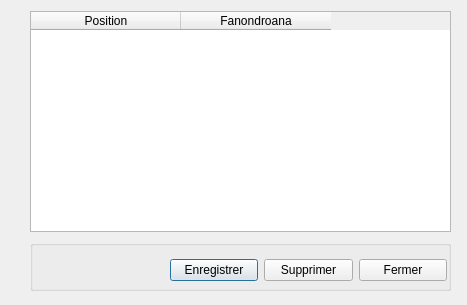
<?xml version="1.0" encoding="UTF-8"?>
<ui version="4.0">
 <class>Dialog</class>
 <widget class="QDialog" name="Dialog">
  <property name="geometry">
   <rect>
    <x>0</x>
    <y>0</y>
    <width>467</width>
    <height>305</height>
   </rect>
  </property>
  <property name="windowTitle">
   <string>Liste des points cardinaux</string>
  </property>
  <widget class="QGroupBox" name="groupBox">
   <property name="geometry">
    <rect>
     <x>30</x>
     <y>240</y>
     <width>421</width>
     <height>51</height>
    </rect>
   </property>
   <property name="title">
    <string/>
   </property>
   <widget class="QWidget" name="horizontalLayoutWidget">
    <property name="geometry">
     <rect>
      <x>140</x>
      <y>10</y>
      <width>277</width>
      <height>41</height>
     </rect>
    </property>
    <layout class="QHBoxLayout" name="horizontalLayout">
     <item>
      <widget class="QPushButton" name="BTEnregistrer">
       <property name="text">
        <string>Enregistrer</string>
       </property>
      </widget>
     </item>
     <item>
      <widget class="QPushButton" name="BTSupprimer">
       <property name="text">
        <string>Supprimer</string>
       </property>
      </widget>
     </item>
     <item>
      <widget class="QPushButton" name="BTFermer">
       <property name="text">
        <string>Fermer</string>
       </property>
      </widget>
     </item>
    </layout>
   </widget>
  </widget>
  <widget class="QTableWidget" name="tableWidget">
   <property name="geometry">
    <rect>
     <x>30</x>
     <y>11</y>
     <width>421</width>
     <height>221</height>
    </rect>
   </property>
   <attribute name="horizontalHeaderDefaultSectionSize">
    <number>150</number>
   </attribute>
   <column>
    <property name="text">
     <string>Position</string>
    </property>
   </column>
   <column>
    <property name="text">
     <string>Fanondroana</string>
    </property>
   </column>
  </widget>
 </widget>
 <resources/>
 <connections/>
</ui>
